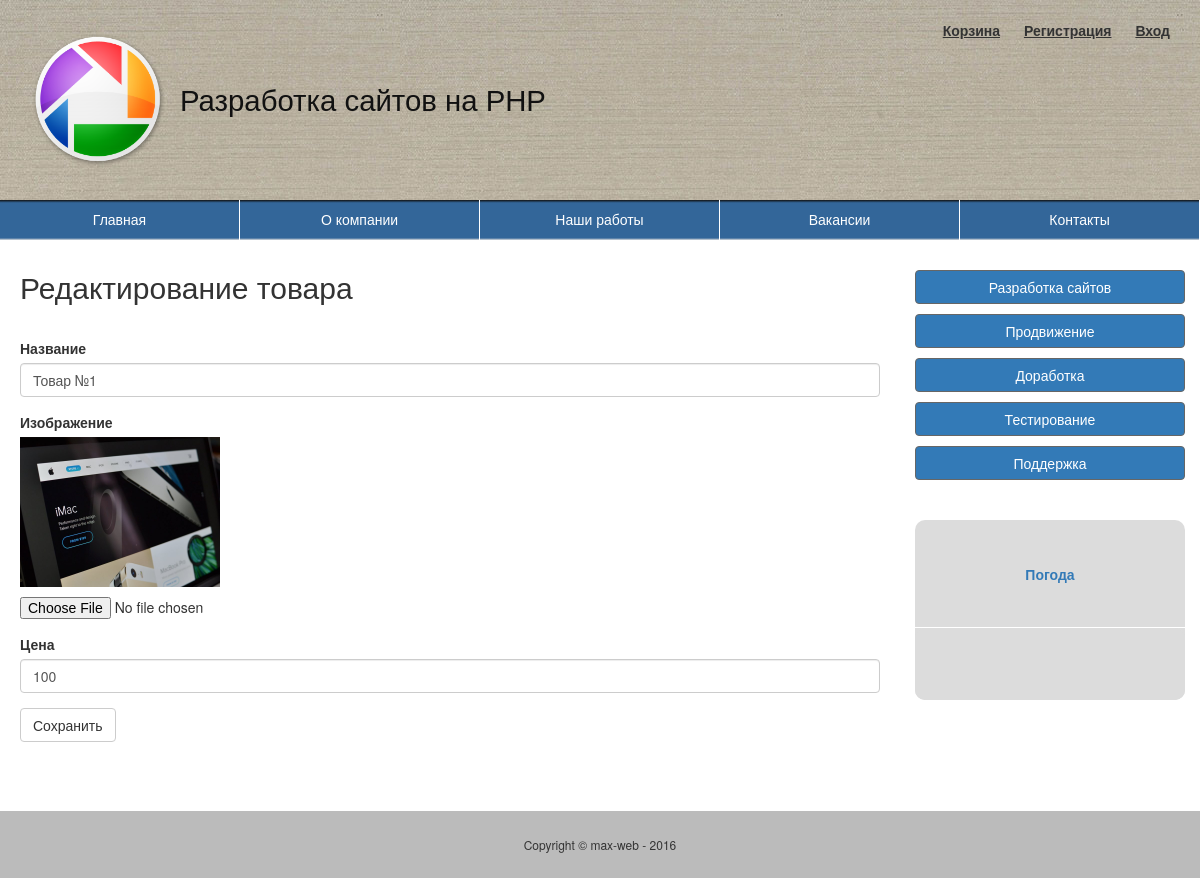
The page /edit.php?id=54 on the database as committed earlier.
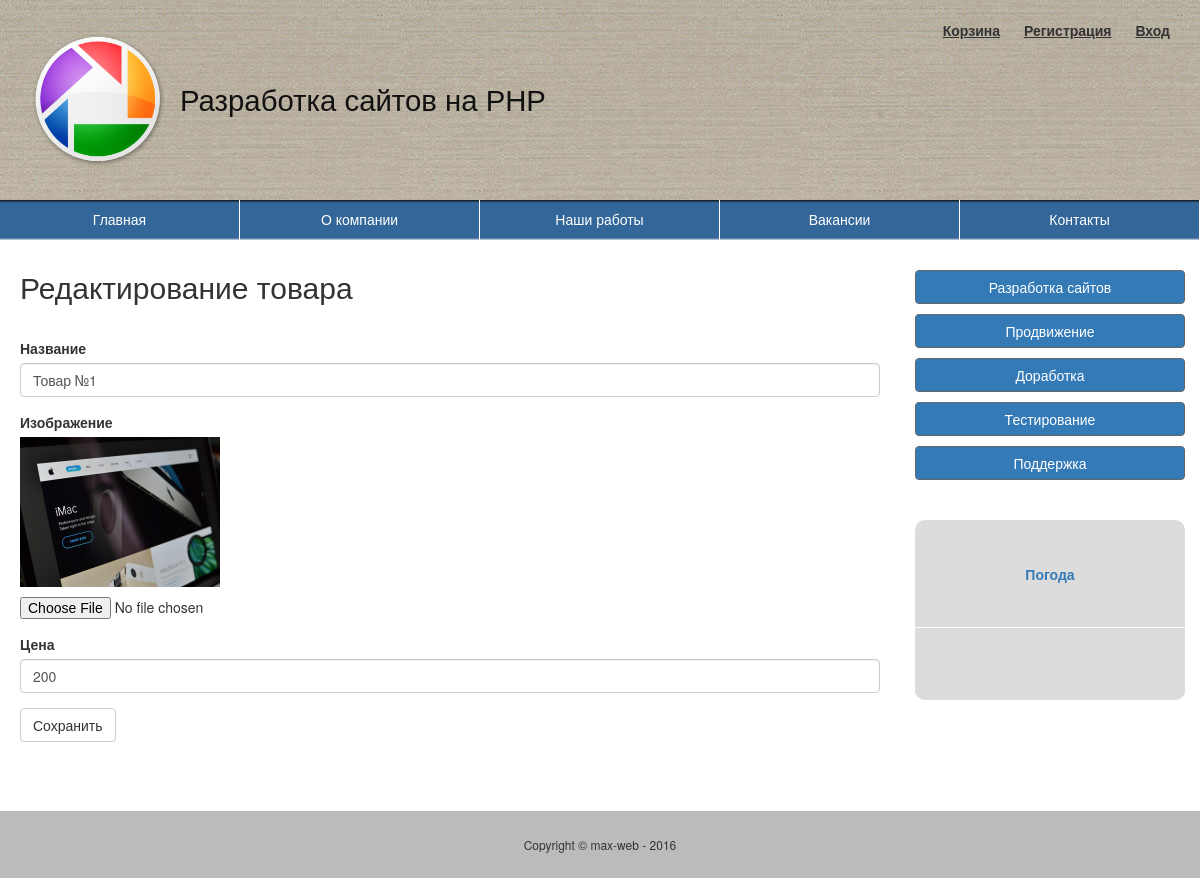
The same page on the database as committed later.
### tables this page shows
CREATE TABLE IF NOT EXISTS `products` (
  `id` int(11) NOT NULL AUTO_INCREMENT,
  `name` tinytext NOT NULL,
  `body` text NOT NULL,
  `picture` tinytext NOT NULL,
  `price` tinytext NOT NULL,
  `cat_id` int(11) NOT NULL,
  `vip` int(11) NOT NULL,
  `showhide` enum('show','hide') NOT NULL DEFAULT 'show',
  `product_code` int(11) NOT NULL,
  `user_id` int(11) NOT NULL,
  `putdate` date NOT NULL,
  PRIMARY KEY (`id`)
);

### edit.php (the view, shortened to what this page needs)
<?
	require_once ('templates/top.php');
	$id=(isset($_GET['id']))?$_GET['id']:0;
	$query="SELECT * FROM products WHERE id='$id'";
	$cat=mysql_query($query);
	$result=mysql_fetch_array($cat);
	if (($id==!0)AND(!$_POST)) {
		$name=$result['name'];
		$picture=$result['picture'];
		$price=$result['price'];
		}
		?>
<h2>Редактирование товара</h2>
	<div class="content">
		<form enctype="multipart/form-data" method="POST" action="edit.php?id=<?=$id?>">
			<div class="form-group">
			<label for="examplename">Название</label>
			<input type="text" class="form-control" id="examplename" name="name" value="<?=$name;?>">
			</div>
			<div class="form-group">
			<label for="examplepicture">Изображение</label>
			<p><img width="200px" src="/media/uploads/<?=$picture;?>" /></p>
			<input type="file" id="examplepicture" name="picture">
			</div>
			<div class="form-group">
			<label for="exampleprice">Цена</label>
			<input type="text" class="form-control" id="exampleprice" name="price" value="<?=$price;?>">
			</div>
			<button type="submit" class="btn btn-default">Сохранить</button>
		</form>
	</div>
<? require_once ('templates/bottom.php'); ?>

Rows that differ between the two databases and show on the page:
changed products "Товар №1": price "100" → "200"
